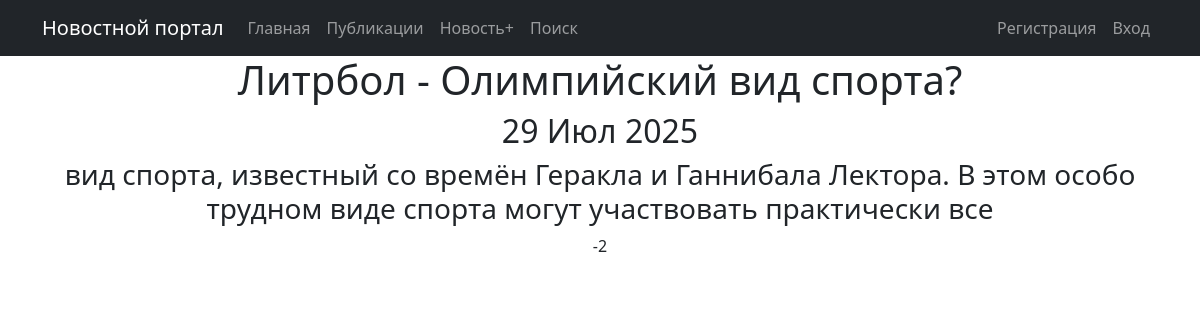
The page /post/7/ on the database as committed earlier.
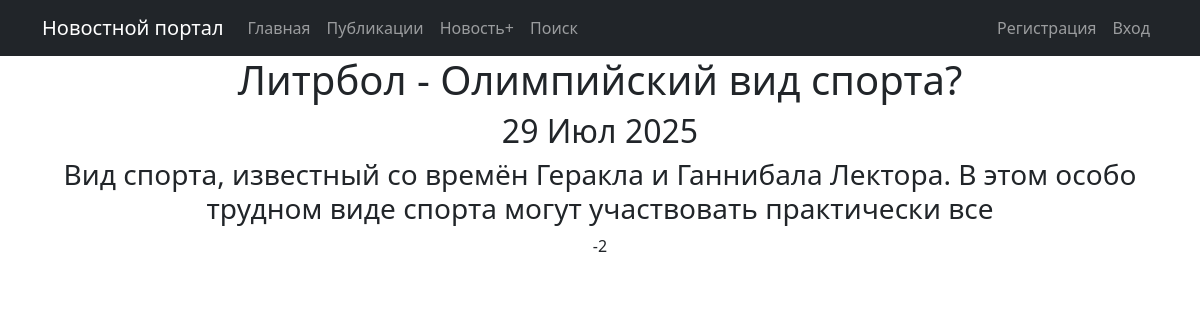
The same page on the database as committed later.
### news/models.py (models this page shows, shortened)
class Post(models.Model):
    NEWS = 'NW'
    ARTICLE = 'AR'
    POST_TYPE_CHOICES = [(NEWS, 'Новость'),(ARTICLE, 'Статья')]
    author = models.ForeignKey(Author, on_delete=models.CASCADE, related_name="posts")
    created_at = models.DateTimeField(auto_now_add=True)
    categories = models.ManyToManyField("Category", through='PostCategory')
    title = models.CharField(max_length=255)
    post_type = models.CharField(max_length=2, choices=POST_TYPE_CHOICES)
    content = models.TextField()
    rating = models.IntegerField(default= 0)

### news/views.py (the view)
# urls.py: path('<int:pk>/',NewsDetail.as_view(), name= 'news_detail'),
class NewsDetail(DetailView):
    model = Post
    template_name = 'post.html'
    context_object_name = 'post'

### templates/post.html (shortened to what this page needs)
{% extends 'flatpages/default.html' %}
{% block content %}
<h1>{{ post.title }}</h1>
<h2>{{ post.created_at|date:'d M Y'}}</h2>
<h3>{{ post.content }}</h3>
<span>{{ post.rating }}</span>
{% endblock content %}

Rows that differ between the two databases and show on the page:
changed Post "Литрбол - Олимпийский вид спорта?": content "вид спорта, известный со времён Геракла и Ганнибала Лектора. В этом особо трудном виде спорта могут участвовать практически все" → "Вид спорта, известный со времён Геракла и Ганнибала Лектора. В этом особо трудном виде спорта могут участвовать практически все"
